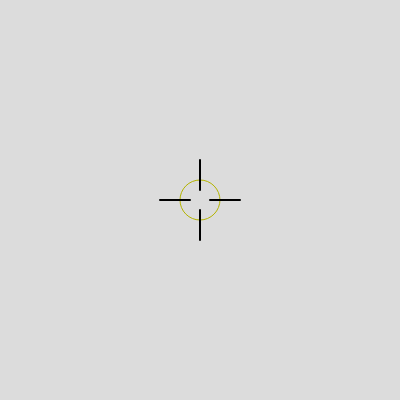
Frame 1 (no input)
Frame 60 (no input): identical to frame 1, image omitted
Frame 120 (the mouse pressed at the canvas centre since frame 60): identical to frame 1, image omitted

The p5.js sketch that drew this single still picture (run headless with seeded random() and noise() and a simulated clock; from frame 60 on, the mouse is pressed at the canvas centre):

// p5.js sketch
// ── sketch.js
var canvasCursor;
var tableElement;
var points = [];

function setup() {
    var canvas = createCanvas(400, 400); // Initializes the drawing canvas
    canvas.elt.oncontextmenu = () => false; // Keep right-click disabled

    canvasCursor = new Cursor(width / 2, height / 2, 80, 80);

    // Create a button outside of the canvas
    var btn = createButton("Add Point");

    // Button styling
    btn.style('display', 'block');
    btn.style('padding', '10px 20px');
    btn.style('font-size', '16px');
    btn.style('font-family', 'sans-serif');
    btn.style('background-color', '#007BFF');
    btn.style('color', '#fff');
    btn.style('border', 'none');
    btn.style('border-radius', '5px');
    btn.style('cursor', 'pointer');
    btn.style('transition', 'background 0.2s');

    // Add hover effect using native JS listeners
    btn.elt.onmouseover = () => btn.style('background-color', '#0056b3');
    btn.elt.onmouseout = () => btn.style('background-color', '#007BFF');

    // 3. Connect the button click to a custom function
    btn.mousePressed(addNewPoint);

    // Create table
    tableElement = createElement('table');
    styleTable(tableElement); // Apply CSS styles to the table
    
    // Initialize table with the header row
    updateTable();
}

function draw() {
    background(220); // Clears the screen with a light gray background each frame
    canvasCursor.draw();
}

function mousePressed() {
    canvasCursor.mousePressed();
}

function addNewPoint() {
    points.push({ x: canvasCursor.x, y: canvasCursor.y});
    updateTable();
}

// Function to refresh the table contents
function updateTable() {
  // Clear out everything currently in the table
  tableElement.html('');
  
  // Create Header Row
  let headerRow = createElement('tr');
  headerRow.parent(tableElement);
  let th1 = createElement('th', 'Point #').parent(headerRow);
  let th2 = createElement('th', 'X Coordinate').parent(headerRow);
  let th3 = createElement('th', 'Y Coordinate').parent(headerRow);
  
  // Style headers
  styleHeaderCells([th1, th2, th3]);

  // Create Data Rows for each point in the array
  for (let i = 0; i < points.length; i++) {
    let p = points[i];
    let row = createElement('tr');
    row.parent(tableElement);
    
    let td1 = createElement('td', i + 1).parent(row);
    let td2 = createElement('td', p.x).parent(row);
    let td3 = createElement('td', p.y).parent(row);
    
    styleDataCells([td1, td2, td3], i);
  }
}

// --- CSS STYLING HELPER FUNCTIONS ---

function styleTable(t) {
  t.style('width', '400px');
  t.style('margin', '20px auto');
  t.style('border-collapse', 'collapse');
  t.style('font-family', 'sans-serif');
  t.style('box-shadow', '0 4px 6px rgba(0,0,0,0.1)');
}

function styleHeaderCells(headers) {
  for (let th of headers) {
    th.style('background-color', '#333');
    th.style('color', '#fff');
    th.style('padding', '10px');
    th.style('text-align', 'center');
    th.style('border', '1px solid #ddd');
  }
}

function styleDataCells(cells, index) {
  // Zebra striping effect (alternating row background colors)
  let rowBg = (index % 2 === 0) ? '#ffffff' : '#f9f9f9';
  
  for (let td of cells) {
    td.style('padding', '8px');
    td.style('text-align', 'center');
    td.style('border', '1px solid #ddd');
    td.style('background-color', rowBg);
  }
}
// ── cursor.js
function Cursor(x, y, width, height) {
    this.x = x;
    this.y = y;
    this.width = width;
    this.height = height;
}

Cursor.prototype.draw = function() {
    // Dot in the middle
    noFill();
    strokeWeight(1);
    stroke(180, 180, 0);
    ellipse(this.x, this.y, this.width / 2, this.height / 2);

    // Crosshairs
    strokeWeight(2);
    stroke(0);
    line(this.x, this.y - this.height / 2, this.x, this.y - 0.125 * this.height);
    line(this.x, this.y + this.height / 2, this.x, this.y + 0.125 * this.height);
    line(this.x - 0.125 * this.width, this.y, this.x - this.width / 2, this.y);
    line(this.x + 0.125 * this.width, this.y, this.x + this.width / 2, this.y);
}

Cursor.prototype.mousePressed = function() {
    // Move cursor on right click
    if (mouseButton.right) {
        this.x = mouseX;
        this.y = mouseY;
    }
}
// ── point.js
function Point(x, y, radius, color) {
    this.x = x;
    this.y = y;
    this.radius = radius;
    this.color = color;
}

Point.prototype.draw = function() {
    noStroke();
    fill(this.color);
    ellipse(this.x, this.y, this.radius, this.radius);
}

Point.prototype.mouseDragged = function() {
    this.x = mouseX;
    this.y = mouseY;
}
// ── stringArt.js
function StringArt(p1, p2, p3) {
    this.p1 = p1;
    this.p2 = p2;
    this.p3 = p3;
}

StringArt.prototype.draw = function() {
    
}
